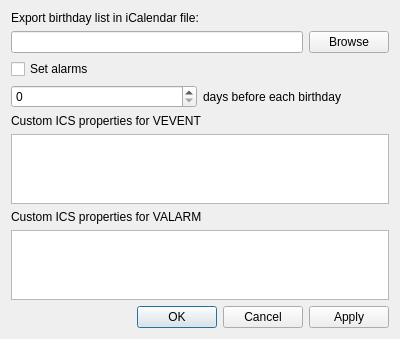
<?xml version="1.0" encoding="UTF-8"?>
<ui version="4.0">
 <class>Dialog</class>
 <widget class="QDialog" name="Dialog">
  <property name="geometry">
   <rect>
    <x>0</x>
    <y>0</y>
    <width>400</width>
    <height>300</height>
   </rect>
  </property>
  <property name="windowTitle">
   <string>iCalendar export configuration</string>
  </property>
  <layout class="QVBoxLayout" name="verticalLayout">
   <item>
    <widget class="QLabel" name="filePathLabel">
     <property name="text">
      <string>Export birthday list in iCalendar file:</string>
     </property>
    </widget>
   </item>
   <item>
    <layout class="QHBoxLayout" name="filePathLayout">
     <item>
      <widget class="QLineEdit" name="filePathEdit"/>
     </item>
     <item>
      <widget class="QPushButton" name="filePathButton">
       <property name="text">
        <string>Browse</string>
       </property>
      </widget>
     </item>
    </layout>
   </item>
   <item>
    <widget class="QCheckBox" name="alarmsCheckBox">
     <property name="text">
      <string>Set alarms</string>
     </property>
    </widget>
   </item>
   <item>
    <layout class="QHBoxLayout" name="alarmsDelayLayout">
     <item>
      <widget class="QSpinBox" name="alarmsDelaySpinBox">
       <property name="suffix">
        <string/>
       </property>
      </widget>
     </item>
     <item>
      <widget class="QLabel" name="alarmsDelayLabel">
       <property name="text">
        <string>days before each birthday</string>
       </property>
      </widget>
     </item>
    </layout>
   </item>
   <item>
    <widget class="QLabel" name="customVeventLabel">
     <property name="text">
      <string>Custom ICS properties for VEVENT</string>
     </property>
    </widget>
   </item>
   <item>
    <widget class="QPlainTextEdit" name="customVeventTextEdit"/>
   </item>
   <item>
    <widget class="QLabel" name="customValarmLabel">
     <property name="text">
      <string>Custom ICS properties for VALARM</string>
     </property>
    </widget>
   </item>
   <item>
    <widget class="QPlainTextEdit" name="customValarmTextEdit"/>
   </item>
   <item>
    <widget class="QDialogButtonBox" name="buttonBox">
     <property name="orientation">
      <enum>Qt::Horizontal</enum>
     </property>
     <property name="standardButtons">
      <set>QDialogButtonBox::Apply|QDialogButtonBox::Cancel|QDialogButtonBox::Ok</set>
     </property>
    </widget>
   </item>
  </layout>
 </widget>
 <resources/>
 <connections>
  <connection>
   <sender>buttonBox</sender>
   <signal>accepted()</signal>
   <receiver>Dialog</receiver>
   <slot>accept()</slot>
   <hints>
    <hint type="sourcelabel">
     <x>248</x>
     <y>254</y>
    </hint>
    <hint type="destinationlabel">
     <x>157</x>
     <y>274</y>
    </hint>
   </hints>
  </connection>
  <connection>
   <sender>buttonBox</sender>
   <signal>rejected()</signal>
   <receiver>Dialog</receiver>
   <slot>reject()</slot>
   <hints>
    <hint type="sourcelabel">
     <x>316</x>
     <y>260</y>
    </hint>
    <hint type="destinationlabel">
     <x>286</x>
     <y>274</y>
    </hint>
   </hints>
  </connection>
 </connections>
</ui>
